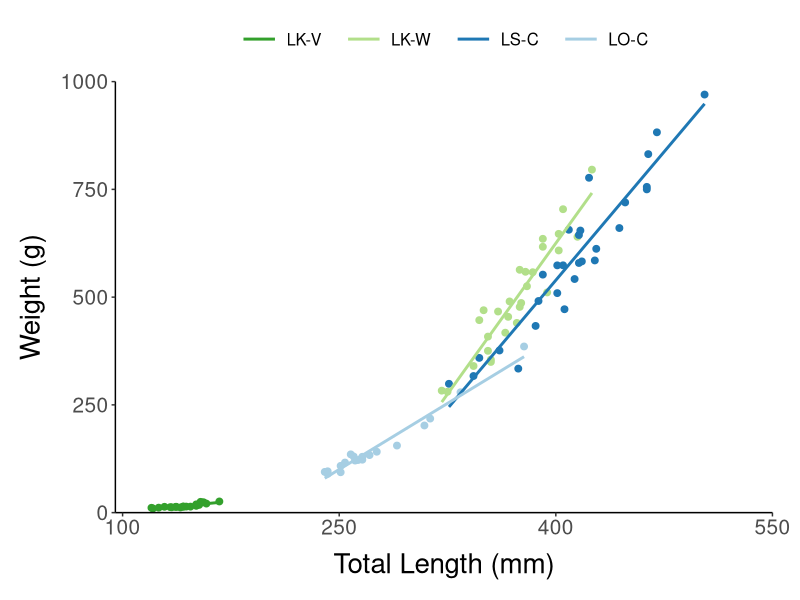

The R source for this figure: (Note: this script raises an error after producing the figure.)
# Clear the environment first ---------------------------------------------
rm(list = ls(all.names = TRUE))

# Load packages -----------------------------------------------------------
library(dplyr)
library(readxl)
library(magrittr)
library(ggplot2)

# Load parentage data -----------------------------------------------------
parentage.NA <- read_excel("data/Artedi-Temperature-Experiments-2020.xlsx", sheet = "2020_Parentage")
parentage.FI <- read_excel("data/Finland2019.xlsx", sheet = "2019_Parentage")

parentage <- bind_rows(parentage.NA, parentage.FI) %>% 
  mutate(group = interaction(population, species))

# Visualization -----------------------------------------------------------
ggplot(parentage, aes(x = total.length.mm, y = weight.g, group = group, color = group)) +
  geom_point(size = 2, show.legend = FALSE) +
  geom_smooth(method = "lm", se = FALSE) +
  scale_y_continuous(limits = c(0, 1000), breaks = seq(0, 1000, 250), expand = c(0, 0)) +
  scale_x_continuous(limits = c(95, 550), breaks = seq(100, 550, 150), expand = c(0, 0)) +
  scale_color_manual(values = c("#33a02c", "#b2df8a", "#1f78b4", "#a6cee3"),
                     labels = c("LK-V   ", "LK-W   ", "LS-C   ", "LO-C")) +
  labs(x = "Total Length (mm)", y = 'Weight (g)', color = "Population", shape = "Sex") +
  theme_classic() +
  theme(axis.title.x = element_text(color = "Black", size = 20, margin = margin(10, 0, 0, 0)),
        axis.title.y = element_text(color = "Black", size = 20, margin = margin(0, 10, 0, 0)),
        axis.text.x = element_text(size = 15),
        axis.text.y = element_text(size = 15),
        legend.title = element_blank(),
        legend.text = element_text(size = 12),
        legend.key.size = unit(1.0, 'cm'),
        legend.position = "top",
        plot.margin = unit(c(3, 7, 5, 5), 'mm'))

ggsave("figures/adult/2020-LW.png", width = 7, height = 7, dpi = 300)


ggplot(parentage, aes(x = log(total.length.mm), y = log(weight.g), group = group, color = group)) +
  geom_point(size = 2, show.legend = FALSE) +
  geom_smooth(method = "lm", se = FALSE) +
  scale_y_continuous(limits = c(1.93, 7.0), breaks = seq(2, 7, 1), expand = c(0, 0)) +
  scale_x_continuous(limits = c(4.67, 6.3), breaks = seq(4.7, 6.3, 0.4), expand = c(0, 0)) +
  scale_color_manual(values = c("#33a02c", "#b2df8a", "#1f78b4", "#a6cee3"),
                     labels = c("LK-V   ", "LK-W   ", "LS-C   ", "LO-C")) +
  labs(x = "Log Total Length", y = 'Log Weight', color = "Population", shape = "Sex") +
  theme_classic() +
  theme(axis.title.x = element_text(color = "Black", size = 20, margin = margin(10, 0, 0, 0)),
        axis.title.y = element_text(color = "Black", size = 20, margin = margin(0, 10, 0, 0)),
        axis.text.x = element_text(size = 15),
        axis.text.y = element_text(size = 15),
        legend.title = element_blank(),
        legend.text = element_text(size = 12),
        legend.key.size = unit(1.0, 'cm'),
        legend.position = "top",
        plot.margin = unit(c(3, 7, 5, 5), 'mm'))

ggsave("figures/adult/2020-LW-Log.png", width = 7, height = 7, dpi = 300)



